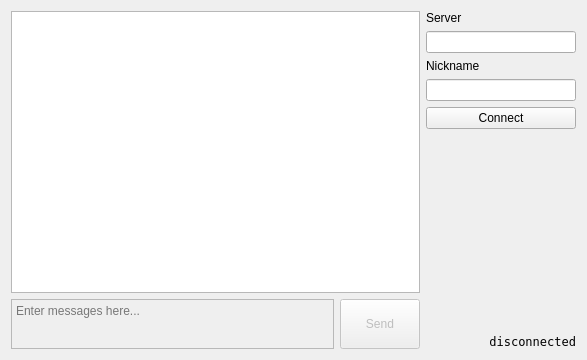
<?xml version="1.0" encoding="UTF-8"?>
<ui version="4.0">
 <class>MainWindow</class>
 <widget class="QMainWindow" name="MainWindow">
  <property name="geometry">
   <rect>
    <x>0</x>
    <y>0</y>
    <width>587</width>
    <height>360</height>
   </rect>
  </property>
  <property name="windowTitle">
   <string>MainWindow</string>
  </property>
  <widget class="QWidget" name="centralWidget">
   <layout class="QGridLayout" name="gridLayout">
    <item row="0" column="0">
     <layout class="QHBoxLayout" name="horizontalLayout_2">
      <item>
       <layout class="QVBoxLayout" name="verticalLayout_2">
        <item>
         <widget class="QTextEdit" name="txt_allmsg">
          <property name="enabled">
           <bool>true</bool>
          </property>
          <property name="minimumSize">
           <size>
            <width>400</width>
            <height>200</height>
           </size>
          </property>
          <property name="font">
           <font>
            <family>DejaVu Sans</family>
            <pointsize>10</pointsize>
            <weight>75</weight>
            <bold>true</bold>
           </font>
          </property>
         </widget>
        </item>
        <item>
         <layout class="QHBoxLayout" name="horizontalLayout">
          <item>
           <widget class="QTextEdit" name="txt_tosend">
            <property name="enabled">
             <bool>false</bool>
            </property>
            <property name="minimumSize">
             <size>
              <width>0</width>
              <height>50</height>
             </size>
            </property>
            <property name="maximumSize">
             <size>
              <width>16777215</width>
              <height>50</height>
             </size>
            </property>
            <property name="placeholderText">
             <string>Enter messages here...</string>
            </property>
           </widget>
          </item>
          <item>
           <widget class="QPushButton" name="btn_send">
            <property name="enabled">
             <bool>false</bool>
            </property>
            <property name="minimumSize">
             <size>
              <width>0</width>
              <height>50</height>
             </size>
            </property>
            <property name="maximumSize">
             <size>
              <width>100</width>
              <height>50</height>
             </size>
            </property>
            <property name="cursor">
             <cursorShape>PointingHandCursor</cursorShape>
            </property>
            <property name="text">
             <string>Send</string>
            </property>
           </widget>
          </item>
         </layout>
        </item>
       </layout>
      </item>
      <item>
       <layout class="QVBoxLayout" name="verticalLayout">
        <item>
         <widget class="QLabel" name="label">
          <property name="text">
           <string>Server</string>
          </property>
         </widget>
        </item>
        <item>
         <widget class="QLineEdit" name="input_server">
          <property name="minimumSize">
           <size>
            <width>100</width>
            <height>0</height>
           </size>
          </property>
          <property name="maximumSize">
           <size>
            <width>150</width>
            <height>16777215</height>
           </size>
          </property>
         </widget>
        </item>
        <item>
         <widget class="QLabel" name="label_2">
          <property name="text">
           <string>Nickname</string>
          </property>
         </widget>
        </item>
        <item>
         <widget class="QLineEdit" name="input_nickname">
          <property name="minimumSize">
           <size>
            <width>100</width>
            <height>0</height>
           </size>
          </property>
          <property name="maximumSize">
           <size>
            <width>150</width>
            <height>16777215</height>
           </size>
          </property>
         </widget>
        </item>
        <item>
         <widget class="QPushButton" name="btn_connect">
          <property name="cursor">
           <cursorShape>PointingHandCursor</cursorShape>
          </property>
          <property name="text">
           <string>Connect</string>
          </property>
         </widget>
        </item>
        <item>
         <spacer name="verticalSpacer">
          <property name="orientation">
           <enum>Qt::Vertical</enum>
          </property>
          <property name="sizeHint" stdset="0">
           <size>
            <width>20</width>
            <height>40</height>
           </size>
          </property>
         </spacer>
        </item>
        <item>
         <widget class="QLabel" name="lbl_status">
          <property name="font">
           <font>
            <family>DejaVu Sans Mono</family>
            <pointsize>9</pointsize>
           </font>
          </property>
          <property name="text">
           <string>disconnected</string>
          </property>
          <property name="alignment">
           <set>Qt::AlignRight|Qt::AlignTrailing|Qt::AlignVCenter</set>
          </property>
          <property name="margin">
           <number>5</number>
          </property>
         </widget>
        </item>
       </layout>
      </item>
     </layout>
    </item>
   </layout>
  </widget>
 </widget>
 <layoutdefault spacing="6" margin="11"/>
 <resources/>
 <connections/>
</ui>
